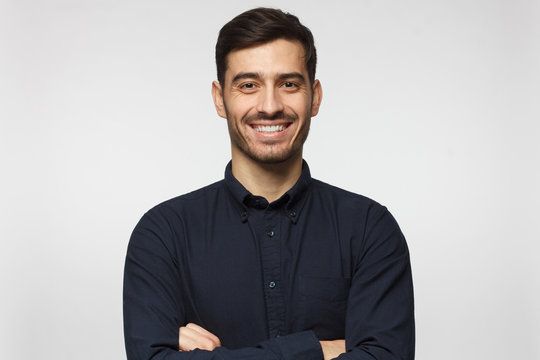
#> input picture images/person.jpg, 540 x 360 px, found by its file name
$ python cropping_image.py
#> lines starting #> are read from the running program, lines starting #| are printed output that depends on the picture
'''

import cv2
import numpy as np

image = cv2.imread("C:\\Users\\DELL\\computer Vision\\images\\person.jpg")

mask= np.float32([[1,0,200], [0,1,100]])

crop_image= cv2.warpAffine(image,mask, (500,500))      # used for cropping the image.

cv2.imshow("window", image)
cv2.imshow("window2", crop_image)
cv2.imshow("window3", mask)
cv2.waitKey(0)
cv2.destroyAllWindows()

'''


#----------------------cropping the image through slicing.-----------------------------------------------

import cv2
import numpy as np

image = cv2.imread("C:\\Users\\DELL\\computer Vision\\images\\person.jpg")
#> image is the input picture: shape (360, 540, 3); mean B, G, R 173.6, 172.8, 175.2

re_image= cv2.resize(image, (500,500))
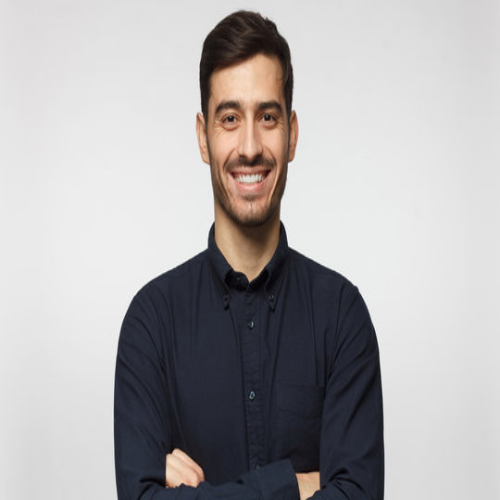
#> re_image: shape (500, 500, 3); mean B, G, R 173.5, 172.7, 175.1

 #  image[y1:y2, x1:x2]

crop_image= re_image[:200, 100:]
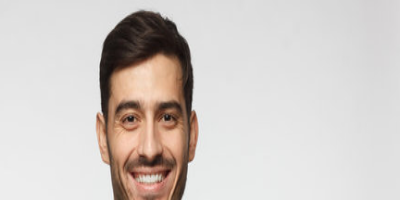
#> crop_image: shape (200, 400, 3); mean B, G, R 199.2, 202.9, 209.5

cv2.imshow("window", re_image)
cv2.imshow("window2", crop_image)
cv2.waitKey(0)
cv2.destroyAllWindows()
